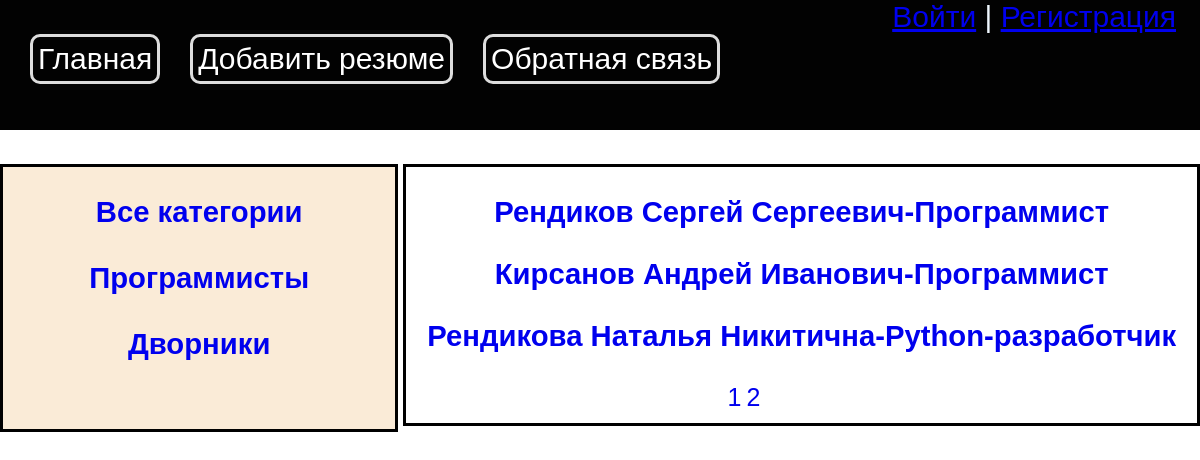
The page / on the database its author committed.
### main/models.py (models this page shows, shortened)
class Categories(models.Model):
    name = models.CharField(max_length=255)
    slug = models.SlugField(max_length=255, db_index=True, unique=True)
    def get_absolute_url(self):
        return reverse('category', kwargs={'cat_slug': self.slug})
    class Meta:
        verbose_name = 'Категории'
        verbose_name_plural = 'Категории'

class Resume(models.Model):
    name = models.CharField(max_length=255)
    slug = models.SlugField(max_length=255, db_index=True, unique=True)
    date = models.CharField(max_length=255)
    city = models.CharField(max_length=255)
    telephon_number = models.CharField(max_length=255)
    emeil = models.EmailField()
    profession = models.CharField(max_length=255)
    payment = models.CharField(max_length=255)
    competencies = models.TextField()
    time_create = models.DateTimeField(auto_now_add=True)
    time_update = models.DateTimeField(auto_now=True)
    is_published = models.BooleanField(default=True)
    cat = models.ForeignKey('Categories', on_delete=models.PROTECT)
    photo = models.ImageField(upload_to="photos/%Y/%m/%d/", default=None, blank=True, null=True, verbose_name="Фото")
    class Meta:
        verbose_name = 'Резюме'
        verbose_name_plural = 'Резюме'
    def get_absolute_url(self):
        return reverse('hanter', kwargs={'h_slug': self.slug})

### main/views.py (the view)
# urls.py: path('', views.index, name='home'),
def index(request):
    category = Categories.objects.all()
    contact_list = Resume.objects.all()
    paginator = Paginator(contact_list, 3)
    page_number = request.GET.get('page')
    page_obj = paginator.get_page(page_number)
    return render(request, 'main/index.html', {'category': category, 'menu': menu, 'page_obj': page_obj})

### main/templatetags/main_tags.py (called while the page is built)
@register.simple_tag
def get_menu():
    return menu

### main/templates/main/index.html (shortened to what this page needs)
{% extends 'base.html' %}
{% block content %}
    <div class="str_resume"><h1>{{title}}</h1>
    <div class="content-index">
            <div class="left-category">
                <h3>
                    <a href="{% url 'home' %}">Все категории</a>
                    <br><br>
                    {% for p in category %}
                    <a href="{{ p.get_absolute_url }}">{{p.name}}</a>
                    <br><br>
                    {% endfor %}
                </h3>
            </div>
            <div class="name-r">
                {% for item in page_obj %}
                <a href="{{ item.get_absolute_url }}"><h3>{{item.name}}-{{item.profession}}</h3></a>
                {% endfor %}
                <div class="paginat">
                    {% for p in page_obj.paginator.page_range %}
                    <div>
                        <a href="?page={{ p }}">{{ p }}</a>
                    </div>
                    {% endfor %}
                </div>
            </div>
        </div>
    </div>
{% endblock %}

### main/static/main/css/style.css (style rules this page uses)
html, body { font-family: 'Arial'; margin: 0; padding: 0; height: 100%; width: 100%; color: #020202; }
.content-index { display: grid; grid-template-columns: 1fr 2fr; grid-gap: 5px; }
.content-index a { text-decoration: none; }
.left-category { height: 100%; border: 3px solid black; background-color: antiquewhite; }
.str_resume { text-align: center; font-size:25px; }
.name-r { border: 3px solid black; }
.paginat { display: flex; text-align: center; margin-left: 40%; }
.paginat div { margin-left: 5px; }

### rows shown on the page
Categories: name "Программисты"
Categories: name "Дворники"
Resume: name "Рендиков Сергей Сергеевич", profession "Программист"
Resume: name "Кирсанов Андрей Иванович", profession "Программист"
Resume: name "Рендикова Наталья Никитична", profession "Python-разработчик"

### other values the page prints
{{ m.title }} "Главная" "Добавить резюме" "Обратная связь"
{{ p }} "1" "2"
